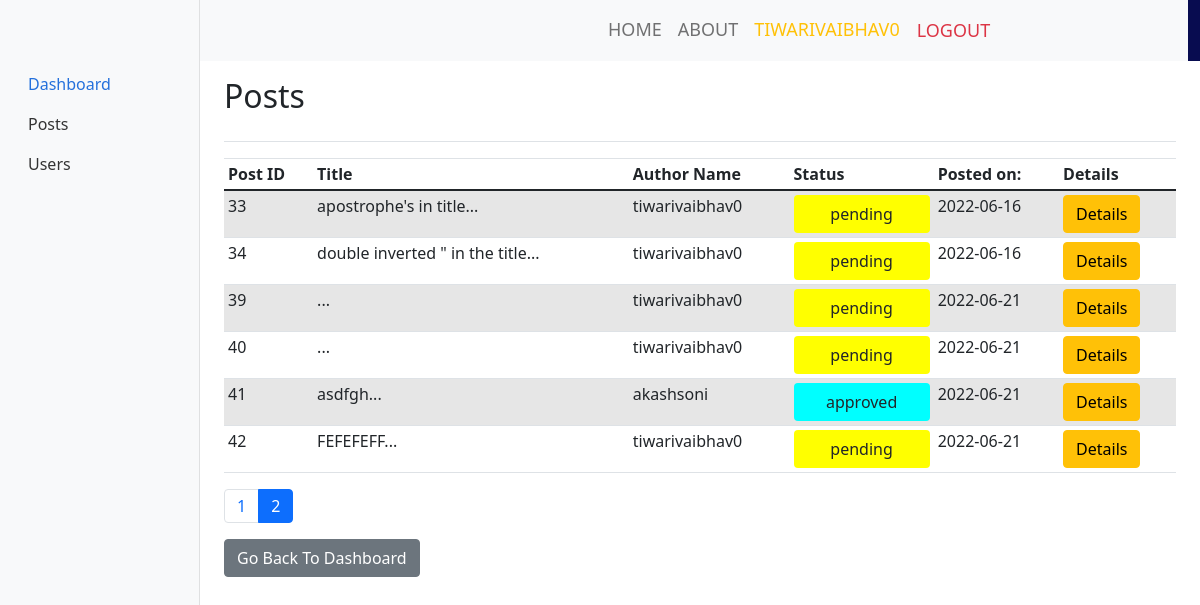
Page /posts.php?page=2 (signed in) on the committed database.
### tables this page shows
CREATE TABLE `Post` (
  `post_id` int UNSIGNED NOT NULL,
  `user_id` int DEFAULT NULL,
  `image` varchar(100) DEFAULT NULL,
  `details` text,
  `post_date` timestamp NULL DEFAULT NULL,
  `comments` int DEFAULT NULL,
  `username` varchar(60) DEFAULT NULL,
  `title` varchar(200) DEFAULT NULL,
  `status` enum('pending','approved','restricted') DEFAULT NULL
);

### posts.php (the view, shortened to what this page needs)
<?php
include 'connection.php';
if (!isset($_SESSION['user']) || $_SESSION['admin'] == 0) {
?>
  <p>ACCESS DENIED!</p>
<?php } else { ?>
  <head>
    <link href="/css/bootstrap.min.css" rel="stylesheet">
    <link rel="stylesheet" href="https://cdn.jsdelivr.net/npm/bootstrap-icons@1.3.0/font/bootstrap-icons.css">
    <link rel="stylesheet" type="text/css" href="css/bootstrap.min.css">
    <link rel="stylesheet" type="text/css" href="css/style.css">
    <link rel="stylesheet" href="css/responsive.css">
    <link rel="stylesheet" href="css/jquery.mCustomScrollbar.min.css">
    <link rel="stylesheet" href="https://netdna.bootstrapcdn.com/font-awesome/4.0.3/css/font-awesome.css">
    <link rel="stylesheet" href="css/owl.carousel.min.css">
    <link rel="stylesheet" href="https://cdnjs.cloudflare.com/ajax/libs/fancybox/2.1.5/jquery.fancybox.min.css" media="screen">
    <link href="dashboard.css" rel="stylesheet">
    <link href="https://cdn.jsdelivr.net/npm/bootstrap@5.0.2/dist/css/bootstrap.min.css" rel="stylesheet">
  </head>
  <body>
    <div class="header_section">
      <div class="container-fluid header_main">
        <nav class="navbar navbar-expand-lg navbar-light bg-light">
          <a class="logo" href="index.php"><img src="https://revenuearchitects.com/wp-content/uploads/2017/02/Blog_pic.png" height="80%" width="30%"></a>
          <div class="collapse navbar-collapse " id="navbarSupportedContent" style="justify-content:end">
            <ul class="navbar-nav mr-auto justify-content-end">
              <li class="nav-item">
                <a class="nav-link" href="index.php">Home</a>
              </li>
              <li class="nav-item">
                <a class="nav-link" href="#">About</a>
              </li>
              <li class="nav-item">
                <?php
                if (!isset($_SESSION['username'])) { ?>
                  <a class="nav-link" href="login.php">Login</a>
                <?php
                } else { ?>
                  <a class="nav-link text-warning" href="#"><?php echo ($_SESSION['username']); ?></a>
                <?php }
                if (isset($_SESSION['username'])) {   ?>
              <li class="nav-item">
                <a href="logout.php" class="nav-link btn btn-lg text-danger">
                  <span class="glyphicon glyphicon-log-out "></span> Logout
                </a>
              </li>
            <?php  }
            ?>
            </li>
            </ul>
          </div>
        </nav>
      </div>
    </div>
    <br><br>
    <div class="container-fluid">
      <div class="row">
        <nav id="sidebarMenu" class="col-md-3 col-lg-2 d-md-block bg-light sidebar collapse">
          <div class="position-sticky pt-3">
            <ul class="nav flex-column">
              <li class="nav-item">
                <a class="nav-link active" aria-current="page" href="dashboard.php">
                  Dashboard
                </a>
              </li>
              <li class="nav-item" id="Orders">
                <a class="nav-link" href="posts.php">
                  <span>Posts</span>
                </a>
              </li>
              <li class="nav-item" id="Users">
                <a class="nav-link" href="users.php">
                  <span>Users</span>
                </a>
              </li>
            </ul>
        </nav>
        <main class="col-md-9 ms-sm-auto col-lg-10 px-md-4">
          <div class="d-flex justify-content-between flex-wrap flex-md-nowrap align-items-center pt-3 pb-2 mb-3 border-bottom">
            <h1 class="h2">Posts</h1>
          </div>
          <div class="table-responsive">
            <table class="table table-striped table-sm">
              <thead>
                <tr>
                  <th scope="col">Post ID</th>
                  <th scope="col">Title</th>
                  <th scope="col">Author Name</th>
                  <th scope="col">Status</th>
                  <th scope="col">Posted on:</th>
                  <th scope="col">Details</th>
                </tr>
              </thead>
              <tbody>
                <?php
                try {
                  $sql = "SELECT *
                       from Post order by post_id";
                  $res = $conn->query($sql);
                  $rowss = $res->fetchAll(PDO::FETCH_ASSOC);
                  $total = count($rowss);
                  $limit = 10;
                  if (isset($_GET['page']))
                    $page = $_GET['page'];
                  else
                    $page = 1;
                  $start = ($page - 1) * $limit;
                  $pages = ceil($total / $limit);
                  $sql = "SELECT *
              from Post order by post_id LIMIT $start,$limit";
                  $res = $conn->query($sql);
                  $rows = $res->fetchAll(PDO::FETCH_ASSOC);
                  foreach ($rows as $key => $val) {     ?>
                    <tr>
                      <td><?php echo ($val['post_id']); ?></td>
                      <td><?php echo (substr($val['title'], 0, 30)); ?>...</td>
                      <td><?php echo ($val['username']); ?></td>
                      <?php if ($val['status'] == "pending") { ?>
                        <td class=""><button class="btn  changeStatus" data-bs-toggle="modal" data-bs-target="#exampleModal" id="<?php echo ($val['post_id']); ?>" style="background-color:Yellow; width:100%"><?php echo ($val['status']); ?></button></td>
                      <?php } else if ($val['status'] == "approved") { ?>
                        <td class=""><button class="btn changeStatus" data-bs-toggle="modal" data-bs-target="#exampleModal" id="<?php echo ($val['post_id']); ?>" style="background-color:Cyan; width:100%"><?php echo ($val['status']); ?></button></td>
                      <?php } else { ?>
                        <td class=""><button class="btn changeStatus" data-bs-toggle="modal" data-bs-target="#exampleModal" id="<?php echo ($val['post_id']); ?>" style="background-color:#F46F25;width:100%"><?php echo ($val['status']); ?></button></td>
                      <?php  } ?>
                      <td><?php echo (substr($val['post_date'], 0, 10)); ?></td>
                      <td><button class="btn btn-warning viewDetails" id="<?php echo ($val['post_id']); ?>">Details</button></td>
                    </tr>
                <?php
                  }
                } catch (PDOException $e) {
                  echo "Connection failed: " . $e->getMessage();
                }
                ?>
              </tbody>
          </div>
          <nav aria-label="Page navigation example">
            <ul class="pagination">
              <?php for ($i = 1; $i <= $pages; $i++) {
                if ($i == $page) { ?>
                  <li class="page-item active"><a class="page-link" href="?page=<?php echo ($i); ?>"><?php echo ($i); ?></a></li>
                <?php    } else { ?>
                  <li class="page-item "><a class="page-link" href="?page=<?php echo ($i); ?>"><?php echo ($i); ?></a></li>
                <?php    } ?>
              <?php } ?>
            </ul>
          </nav>
          <a id="dashboard" href="dashboard.php" class="btn btn-secondary">Go Back To Dashboard</a>
      </div>
    </div>
  </body>
  </html>
<?php }
?>

### css/style.css (style rules this page uses)
* { box-sizing: border-box !important; transition: ease all 0.5s; }
body { color: #666666; font-size: 14px; font-family: Poppins; line-height: 1.80857; font-weight: normal; overflow-x: hidden; }
a { color: #1f1f1f; text-decoration: none !important; outline: none !important; -webkit-transition: all .3s ease-in-out; -moz-transition: all .3s ease-in-out; -ms-transition: all .3s ease-in-out; -o-transition: all .3s ease-in-out; transition: all .3s ease-in-out; }
h1, h2, h3, h4, h5, h6 { letter-spacing: 0; font-weight: normal; position: relative; padding: 0 0 10px 0; font-weight: normal; line-height: normal; color: #111111; margin: 0 }
h1 { font-size: 24px }
*, *::after, *::before { -webkit-box-sizing: border-box; -moz-box-sizing: border-box; box-sizing: border-box; }
ul, li, ol { margin: 0px; padding: 0px; list-style: none; }
a { color: #222222; text-decoration: none; outline: none !important; }
a, .btn { text-decoration: none !important; outline: none !important; -webkit-transition: all .3s ease-in-out; -moz-transition: all .3s ease-in-out; -ms-transition: all .3s ease-in-out; -o-transition: all .3s ease-in-out; transition: all .3s ease-in-out; }
button { border: 0; margin: 0; padding: 0; cursor: pointer; }
.bg-light { background-color: transparent!important; }
.header_section { background-image: url(../images/banner-bg.png); height: auto; background-size: 100%; width: 100%; float: left; height: auto; background-size: 100%; background-repeat: no-repeat; }
.header_main { background: linear-gradient(45deg, transparent 46%, #080c50 46%); }
.logo { width: 50%; float: left; }
.navbar-expand-lg .navbar-nav .nav-link { padding-right: 15px; padding-left: 15px; font-size: 18px; color: #f8f9fa; text-transform: uppercase; }

### dashboard.css (style rules this page uses)
body { font-size: .875rem; }
.sidebar { position: fixed; top: 0; bottom: 0; left: 0; z-index: 100; padding: 48px 0 0; box-shadow: inset -1px 0 0 rgba(0, 0, 0, .1); }
.sidebar .nav-link { font-weight: 500; color: #333; }
.sidebar .nav-link.active { color: #2470dc; }

### rows in the picture
post: post_id "33", title "apostrophe's in title", username "tiwarivaibhav0", status "pending", post_date "2022-06-16"
post: post_id "34", title "double inverted \" in the title", username "tiwarivaibhav0", status "pending", post_date "2022-06-16"
post: post_id "39", username "tiwarivaibhav0", status "pending", post_date "2022-06-21"
post: post_id "40", username "tiwarivaibhav0", status "pending", post_date "2022-06-21"
post: post_id "41", title "asdfgh", username "akashsoni", status "approved", post_date "2022-06-21"
post: post_id "42", title "FEFEFEFF", username "tiwarivaibhav0", status "pending", post_date "2022-06-21"

### other values in the picture
$_SESSION['username'] "TIWARIVAIBHAV0"
